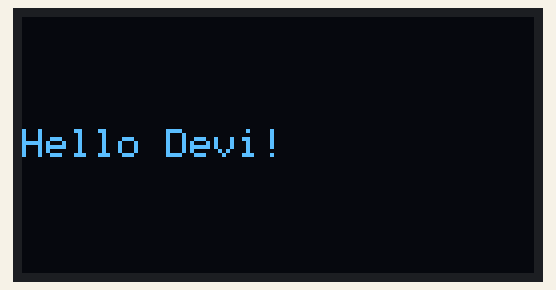
The sketch below on a simulated Arduino Uno, built with avr-gcc and run on an emulated ATmega328P. Parts: 128×64 one-colour display.

Above: at 0.1 s.
At 2.1 s:
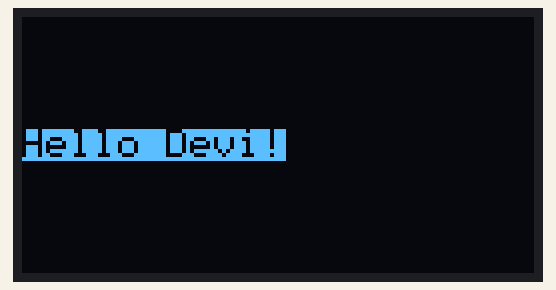
At 4.2 s:
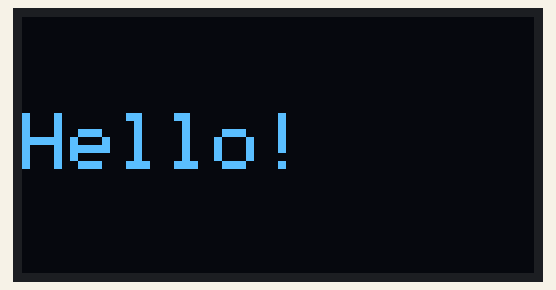
At 8.2 s:
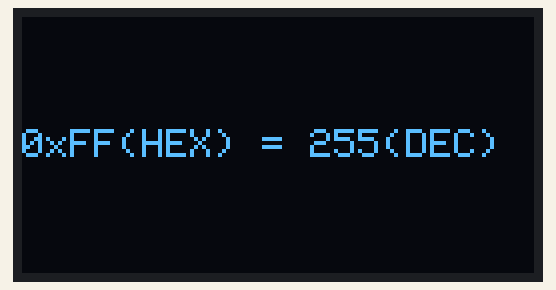
At 10.2 s:
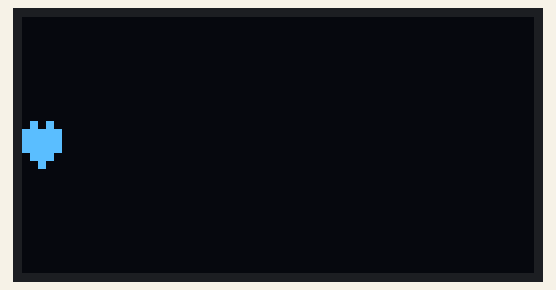
At 22.3 s:
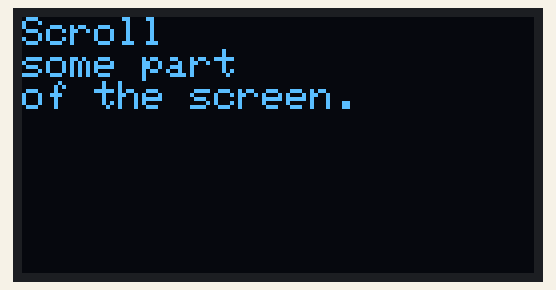

Measured:
- what the display in image 1 shows lasts 2.0 s, from 2.1 s to 4.1 s

The sketch:

OLED.ino
```cpp
#include <SPI.h>
#include <Wire.h>
#include <Adafruit_GFX.h>
#include <Adafruit_SSD1306.h>

#define SCREEN_WIDTH 128 // OLED display width, in pixels
#define SCREEN_HEIGHT 64 // OLED display height, in pixels

// Declaration for SSD1306 display connected using I2C
#define OLED_RESET     -1 // Reset pin
#define SCREEN_ADDRESS 0x3C
Adafruit_SSD1306 display(SCREEN_WIDTH, SCREEN_HEIGHT, &Wire, OLED_RESET);

void setup()
{
  Serial.begin(9600);

  // initialize the OLED object
  if(!display.begin(SSD1306_SWITCHCAPVCC, SCREEN_ADDRESS)) {
    Serial.println(F("SSD1306 allocation failed"));
    for(;;); // Don't proceed, loop forever
  }

  // Clear the buffer.
  display.clearDisplay();

  // Display Text
  display.setTextSize(1);
  display.setTextColor(WHITE);
  display.setCursor(0,28);
  display.println("Hello Devi!");
  display.display();
  delay(2000);
  display.clearDisplay();

  // Display Inverted Text
  display.setTextColor(BLACK, WHITE); // 'inverted' text
  display.setCursor(0,28);
  display.println("Hello Devi!");
  display.display();
  delay(2000);
  display.clearDisplay();

  // Changing Font Size
  display.setTextColor(WHITE);
  display.setCursor(0,24);
  display.setTextSize(2);
  display.println("Hello!");
  display.display();
  delay(2000);
  display.clearDisplay();

  // Display Numbers
  display.setTextSize(1);
  display.setCursor(0,28);
  display.println(123456789);
  display.display();
  delay(2000);
  display.clearDisplay();

  // Specifying Base For Numbers
  display.setCursor(0,28);
  display.print("0x"); display.print(0xFF, HEX);
  display.print("(HEX) = ");
  display.print(0xFF, DEC);
  display.println("(DEC)");
  display.display();
  delay(2000);
  display.clearDisplay();

  // Display ASCII Characters
  display.setCursor(0,24);
  display.setTextSize(2);
  display.write(3);
  display.display();
  delay(2000);
  display.clearDisplay();

  // Scroll full screen
  display.setCursor(0,0);
  display.setTextSize(1);
  display.println("Devi");
  display.println("Baddela");
  display.println("Fullstackdeveloper!");
  display.display();
  display.startscrollright(0x00, 0x07);
  delay(2000);
  display.stopscroll();
  delay(1000);
  display.startscrollleft(0x00, 0x07);
  delay(2000);
  display.stopscroll();
  delay(1000);
  display.startscrolldiagright(0x00, 0x07);
  delay(2000);
  display.startscrolldiagleft(0x00, 0x07);
  delay(2000);
  display.stopscroll();
  display.clearDisplay();

  // Scroll part of the screen
  display.setCursor(0,0);
  display.setTextSize(1);
  display.println("Scroll");
  display.println("some part");
  display.println("of the screen.");
  display.display();
  display.startscrollright(0x00, 0x00);
}

void loop() {
}
```
